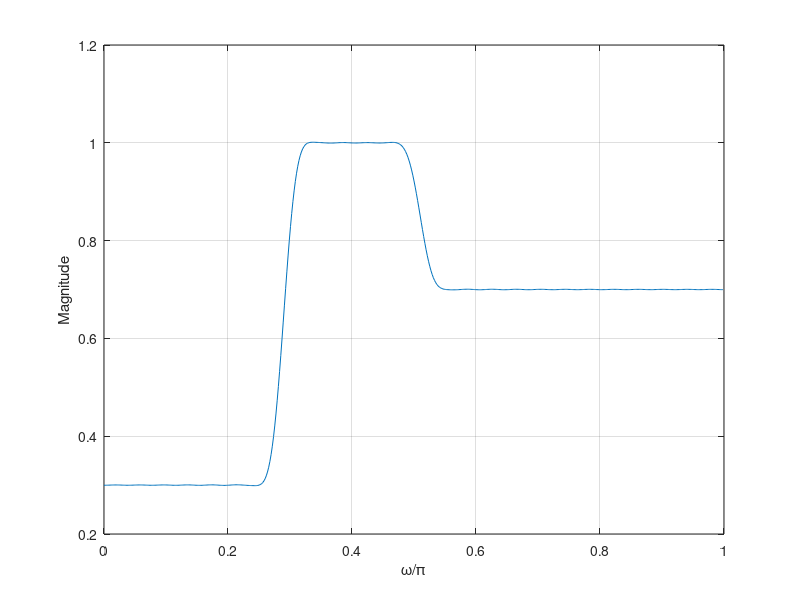

The MATLAB script that drew this image:
% Program 10_6
% Design of Multiband FIR Filter Using Hamming Window
%
fpts = [0 0.28 0.3 0.5 0.52 1];
mval = [0.3 0.3 1.0 1.0 0.7 0.7];
b = fir2(100,fpts,mval);
[h,omega] = freqz(b,1,512);
plot(omega/pi,abs(h));grid;
xlabel('\omega/\pi'); ylabel('Magnitude');
